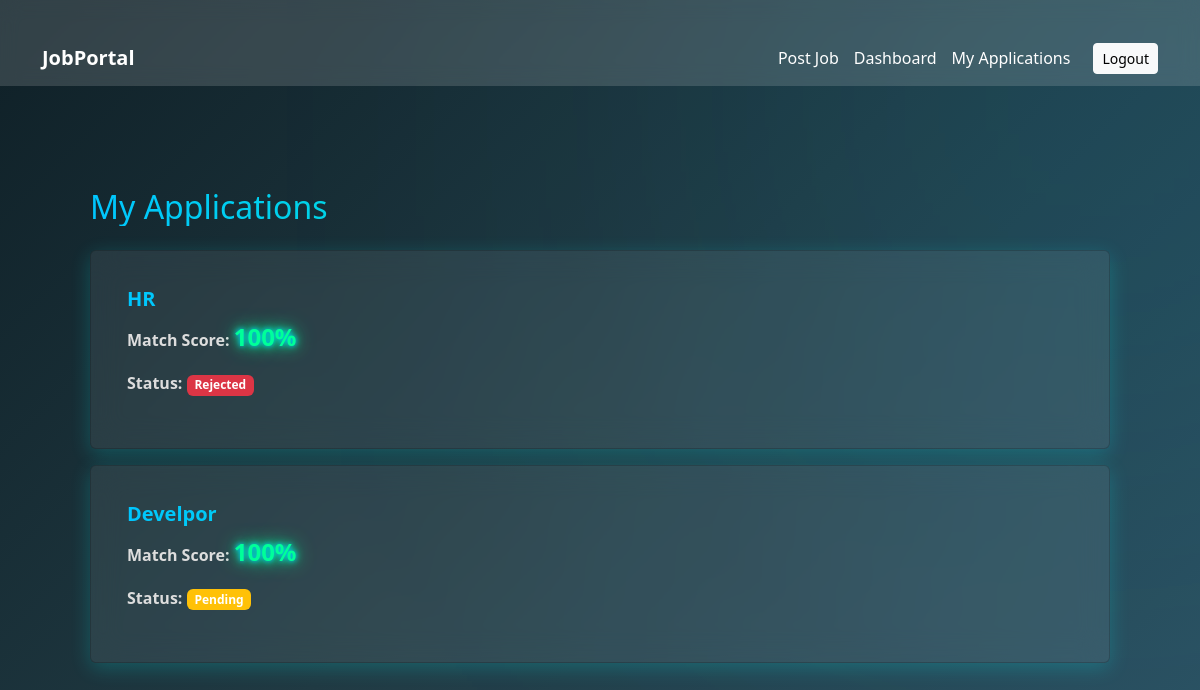
Page /my-applications/ (signed in) on the committed database.
### jobs/models.py (models this page shows, shortened)
class Application(models.Model):
    STATUS_CHOICES = (
        ('Pending', 'Pending'),
        ('Shortlisted', 'Shortlisted'),
        ('Rejected', 'Rejected'),
    )
    job = models.ForeignKey(Job, on_delete=models.CASCADE)
    applicant = models.ForeignKey(User, on_delete=models.CASCADE)
    resume = models.FileField(upload_to='resumes/')
    match_score = models.IntegerField(default=0)
    status = models.CharField(max_length=20, choices=STATUS_CHOICES, default='Pending')
    applied_at = models.DateTimeField(auto_now_add=True)
    class Meta: unique_together = ('job','applicant')

class Job(models.Model):
        title = models.CharField(max_length=100)
        description = models.TextField()
        skill_required = models.TextField()
        posted_by = models.ForeignKey(User, on_delete=models.CASCADE)
        created_at = models.DateTimeField(auto_now_add=True)

### jobs/views.py (the view)
# urls.py: path('my-applications/' , views.applicant_dashboard , name = 'applicant_dashboard'),
@login_required
def applicant_dashboard(request):
    applications = Application.objects.filter(applicant = request.user)
    return render(request, 'applicant_dashboard.html', {
        'applications' : applications
    })

### jobs/templates/applicant_dashboard.html
{% extends 'base.html' %}
{% block content %}
<div class="dashboard-container-fluid px-3 px-md-5 py-5">
    <h2 class="text-white mb-4">My Applications</h2>
    {% for app in applications %}
    <div class="card dashboard-card mb-3">
        <div class="card-body">
            <h5 class="text-gradient">{{ app.job.title }}</h5>
            <p><strong>Match Score:</strong> <span class="match-score">{{ app.match_score }}%</span></p>
            <p><strong>Status:</strong>
                {% if app.status == 'Pending' %}
                    <span class="badge bg-warning">Pending</span>
                {% elif app.status == 'Shortlisted' %}
                    <span class="badge bg-success">Shortlisted</span>
                {% else %}
                    <span class="badge bg-danger">Rejected</span>
                {% endif %}
            </p>
        </div>
    </div>
    {% empty %}
    <p class="text-white">You haven't applied to any jobs yet.</p>
    {% endfor %}
</div>
{% endblock %}

### static/css/style.css (style rules this page uses)
body { margin: 0; padding: 0; font-family: 'Poppins', sans-serif; background: linear-gradient(135deg, #0f2027, #203a43, #2c5364); min-height: 100vh; }
.card { background: rgba(255, 255, 255, 0.08) !important; border: none; border-radius: 15px; backdrop-filter: blur(12px); box-shadow: 0 8px 25px rgba(0,0,0,0.3); color: white; }
.card p { color: #dddddd; }
.badge { transition: 0.3s ease; }
body::before { content: ""; position: fixed; width: 600px; height: 600px; background: #00c6ff; filter: blur(250px); top: -200px; right: -200px; opacity: 0.15; z-index: -1; }
h2,h3,h5 { background: linear-gradient(90deg, #00c6ff, #00ff99); background-clip: text; -webkit-background-clip: text; -webkit-text-fill-color: transparent; font-weight: 700; }
.match-score { color: #00ff99; font-weight: 700; font-size: 1.5rem; text-shadow: 0 0 5px #00c6ff, 0 0 10px #00ff99, 0 0 20px #00ff99; }
.dashboard-card { background: rgba(255, 255, 255, 0.08); border-radius: 15px; padding: 20px; color: white; backdrop-filter: blur(15px); box-shadow: 0 5px 20px rgba(0,255,255,0.2); transition: transform 0.3s ease, box-shadow 0.3s ease; }
.text-gradient { background: linear-gradient(90deg, #00c6ff, #00ff99); background-clip: text; -webkit-background-clip: text; -webkit-text-fill-color: transparent; font-weight: 600; transition: 0.3s; }

### rows in the picture
Application: job "HR", match_score "100", status "Rejected"
Application: job "Develpor", match_score "100", status "Pending"
